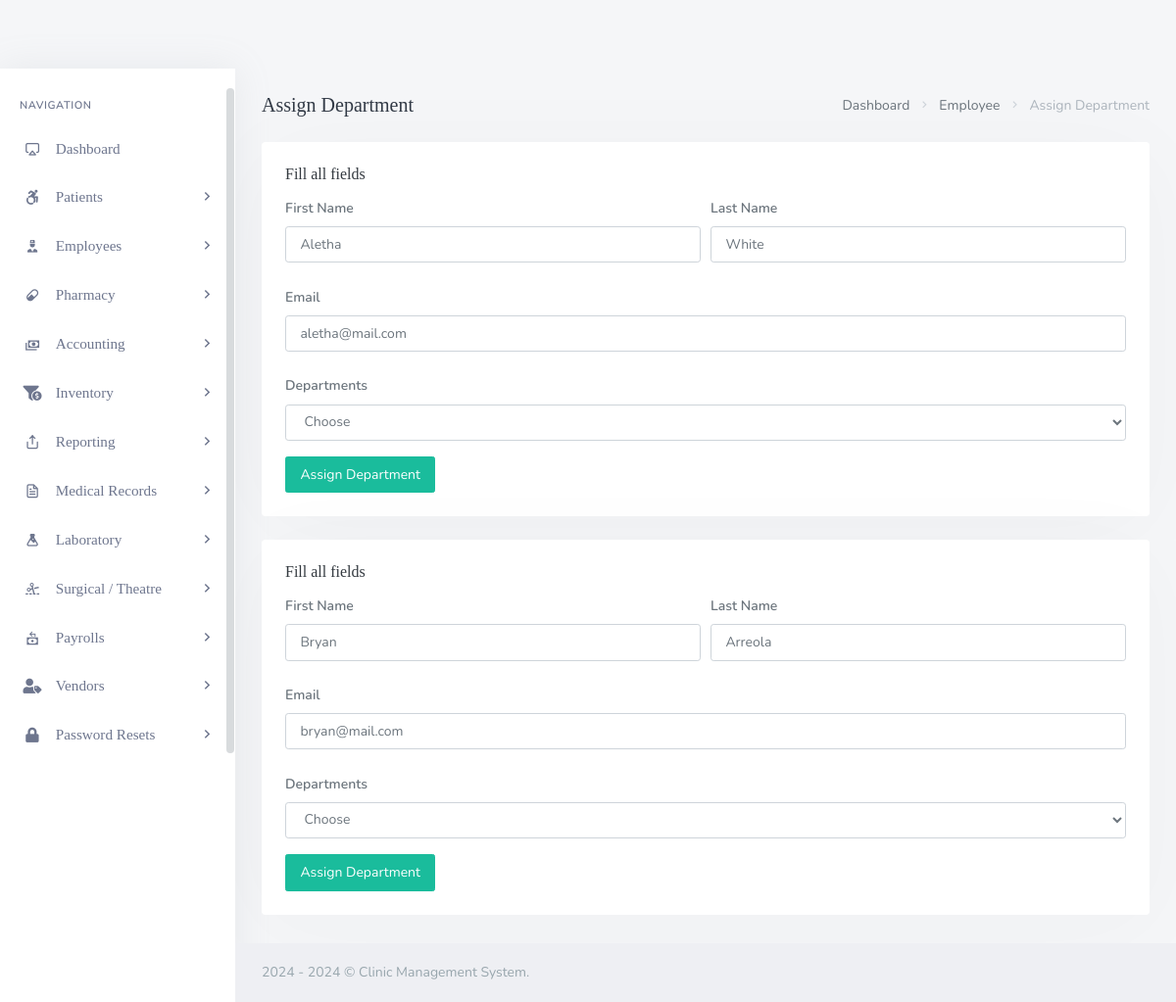
Screenshot of /backend/admin/his_admin_assaign_single_employee.php?doc_number=BKTWQ with the database file from the repository.
### tables this page shows
CREATE TABLE `his_docs` (
  `doc_id` int(20) NOT NULL,
  `doc_fname` varchar(200) DEFAULT NULL,
  `doc_lname` varchar(200) DEFAULT NULL,
  `doc_email` varchar(200) DEFAULT NULL,
  `doc_pwd` varchar(200) DEFAULT NULL,
  `doc_dept` varchar(200) DEFAULT NULL,
  `doc_number` varchar(200) DEFAULT NULL,
  `doc_dpic` varchar(200) DEFAULT NULL
);

### backend/admin/his_admin_assaign_single_employee.php (the view, shortened to what this page needs)
<?php
	include('assets/inc/config.php');
?>
<!DOCTYPE html>
<html lang="en">
    <?php include('assets/inc/head.php');?>
    <body>
        <div id="wrapper">
            <?php include("assets/inc/sidebar.php");?>
            <div class="content-page">
                <div class="content">
                    <div class="container-fluid">
                        <div class="row">
                            <div class="col-12">
                                <div class="page-title-box">
                                    <div class="page-title-right">
                                        <ol class="breadcrumb m-0">
                                            <li class="breadcrumb-item"><a href="his_admin_dashboard.php">Dashboard</a></li>
                                            <li class="breadcrumb-item"><a href="javascript: void(0);">Employee</a></li>
                                            <li class="breadcrumb-item active">Assign Department</li>
                                        </ol>
                                    </div>
                                    <h4 class="page-title">Assign Department</h4>
                                </div>
                            </div>
                        </div>
                        <?php
                            $doc_number=$_GET['doc_number'];
                            $ret="SELECT  * FROM his_docs WHERE doc_number=?";
                            $stmt= $mysqli->prepare($ret) ;
                            $stmt->bind_param('i',$doc_number);
                            $stmt->execute() ;
                            $res=$stmt->get_result();
                            while($row=$res->fetch_object())
                            {
                        ?>
                        <div class="row">
                            <div class="col-12">
                                <div class="card">
                                    <div class="card-body">
                                        <h4 class="header-title">Fill all fields</h4>
                                        <form method="post" enctype="multipart/form-data">
                                            <div class="form-row">
                                                <div class="form-group col-md-6">
                                                    <label for="inputEmail4" class="col-form-label">First Name</label>
                                                    <input type="text" required="required" readonly value="<?php echo $row->doc_fname;?>" name="doc_fname" class="form-control" id="inputEmail4" >
                                                </div>
                                                <div class="form-group col-md-6">
                                                    <label for="inputPassword4" class="col-form-label">Last Name</label>
                                                    <input required="required" type="text" readonly value="<?php echo $row->doc_lname;?>" name="doc_lname" class="form-control"  id="inputPassword4">
                                                </div>
                                            </div>
                                            <div class="form-group">
                                                <label for="inputAddress" class="col-form-label">Email</label>
                                                <input required="required" type="email" readonly value="<?php echo $row->doc_email;?>" class="form-control" name="doc_email" id="inputAddress">
                                            </div>
                                            <div class="form-group">
                                                    <label for="inputState" class="col-form-label">Departments</label>
                                                    <select id="inputState" required="required" name="doc_dept" class="form-control">
                                                        <option>Choose</option>
                                                    </select>
                                            </div>
                                            <button type="submit" name="assaign_dept" class="ladda-button btn btn-success" data-style="expand-right">Assign Department</button>
                                        </form>
                                    </div>
                                </div>
                            </div>
                        </div>
                        <?php }?>
                    </div>
                </div>
                <?php include('assets/inc/footer.php');?>
            </div>
        </div>
    </body>
</html>

### backend/admin/assets/inc/head.php (shortened to what this page needs)
<head>
        <link href="assets/libs/flatpickr/flatpickr.min.css" rel="stylesheet" type="text/css" />
        <link href="assets/css/bootstrap.min.css" rel="stylesheet" type="text/css" />
        <link href="assets/css/icons.min.css" rel="stylesheet" type="text/css" />
        <link href="assets/css/app.min.css" rel="stylesheet" type="text/css" />
         <link href="assets/libs/ladda/ladda-themeless.min.css" rel="stylesheet" type="text/css" />
        <link href="assets/libs/footable/footable.core.min.css" rel="stylesheet" type="text/css" />
</head>

### backend/admin/assets/inc/footer.php
<footer class="footer">
    <div class="container-fluid">
        <div class="row">
            <div class="col-md-12">
                2024 - <?php echo date('Y'); ?> &copy; Clinic Management System. </a>
            </div>
        </div>
    </div>
</footer>

### rows the page displays
his_docs: doc_fname "Aletha", doc_lname "White", doc_email "aletha@mail.com"
his_docs: doc_fname "Bryan", doc_lname "Arreola", doc_email "bryan@mail.com"
